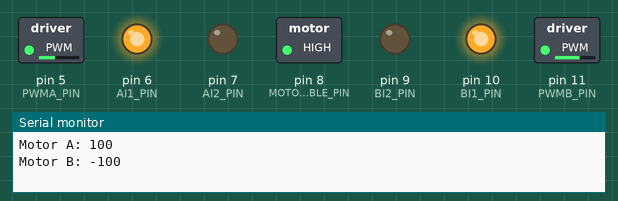
This sketch was run on a simulated Arduino Uno, built with avr-gcc and run on an emulated ATmega328P. On the bench: switched loads named in the sketch (green lamp = pin HIGH), output pins drawn as LEDs (lit = HIGH), the last lines printed to the serial monitor.

Above: at 0.05 s.
At 2.45 s:
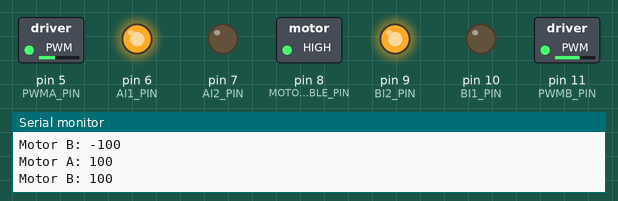
At 4.95 s:
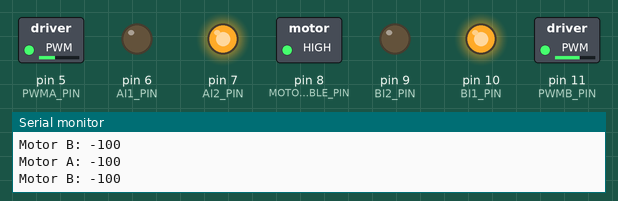
Timing chart, 0 to 5.8 s (numbered marks = the images above):
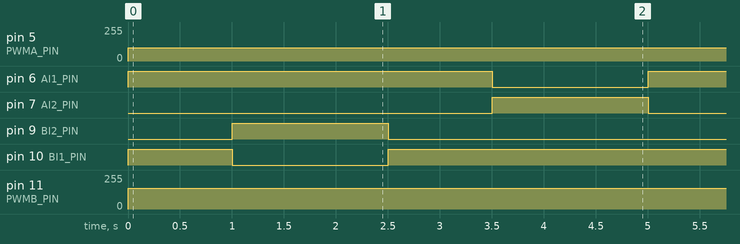

The sketch:

motor_driver_1.ino
```cpp
//Motor Driver Pins are named after the chip pins
int MOTOR_ENABLE_PIN = 8; //HIGH allows for motor operation, LOW prevents it
int PWMA_PIN = 5, AI1_PIN = 6, AI2_PIN = 7;
int PWMB_PIN = 11, BI1_PIN = 10, BI2_PIN = 9;
int motor_a_speed = 0, motor_b_speed = 0;
bool motor_a_forward = true, motor_b_forward = true;

void setup() {
      //Establish a serial connection
      Serial.begin(9600);

      //Set all of the pins to outputs and low
      pinMode(MOTOR_ENABLE_PIN, OUTPUT);  digitalWrite(MOTOR_ENABLE_PIN, LOW);
      pinMode(PWMA_PIN, OUTPUT);          analogWrite(PWMA_PIN, 0);
      pinMode(AI1_PIN, OUTPUT);           digitalWrite(AI1_PIN, LOW);
      pinMode(AI2_PIN, OUTPUT);           digitalWrite(AI2_PIN, LOW);
      pinMode(PWMB_PIN, OUTPUT);          analogWrite(PWMB_PIN, 0);
      pinMode(BI1_PIN, OUTPUT);           digitalWrite(BI1_PIN, LOW);
      pinMode(BI2_PIN, OUTPUT);           digitalWrite(BI2_PIN, LOW);

      //Enable the motor outputs
      digitalWrite(MOTOR_ENABLE_PIN, HIGH);
}

void loop() {
  // put your main code here, to run repeatedly:
  //Run the motors

  driveMotorA(100);
  driveMotorB(-100);
  delay(1000);
  driveMotorA(100);
  driveMotorB(100);
  delay(1500);
  driveMotorA(100);
  driveMotorB(-100);
  delay(1000);
  driveMotorA(-100);
  driveMotorB(-100);
  delay(1500);

//  driveMotorA(100);
//  driveMotorB(100);
//  delay(1000);
//
//  driveMotorA(100);
//  driveMotorB(-100);
//  delay(1000);

//  driveMotorA(-100);
//  driveMotorB(-100);
//  delay(1000);
}


void driveMotorA(int s){
        Serial.print("Motor A: ");
        Serial.println(s);

        if(s >= 0){
          //Drive the motor forward (CW)
          digitalWrite(AI1_PIN, HIGH);
          digitalWrite(AI2_PIN, LOW);
          analogWrite(PWMA_PIN, s);
        }else{
          //Drive the motor backwards (CCW)
          digitalWrite(AI1_PIN, LOW);
          digitalWrite(AI2_PIN, HIGH);
          analogWrite(PWMA_PIN, -1*s);
        }
}

void driveMotorB(int s){
        Serial.print("Motor B: ");
        Serial.println(s);

        if(s <= 0){
          //Drive the motor forward (CW)
          digitalWrite(BI1_PIN, HIGH);
          digitalWrite(BI2_PIN, LOW);
          analogWrite(PWMB_PIN, s);
        }else{
          //Drive the motor backwards (CCW)
          digitalWrite(BI1_PIN, LOW);
          digitalWrite(BI2_PIN, HIGH);
          analogWrite(PWMB_PIN, -1*s);
        }
}
```

Measured:
- by itself, pin 5 (PWMA_PIN): 0/255 → 100/255 at 0.00 s
- by itself, pin 6 (AI1_PIN): alternates HIGH for 3.5 s and LOW for 1.5 s
- by itself, pin 7 (AI2_PIN), pin 9 (BI2_PIN): alternates HIGH for 1.5 s and LOW for 3.5 s
- by itself, pin 10 (BI1_PIN): repeats every 5.0 s: LOW 1.5 s, HIGH 3.5 s
- by itself, pin 11 (PWMB_PIN): 0/255 → 156/255 at 0.00 s
